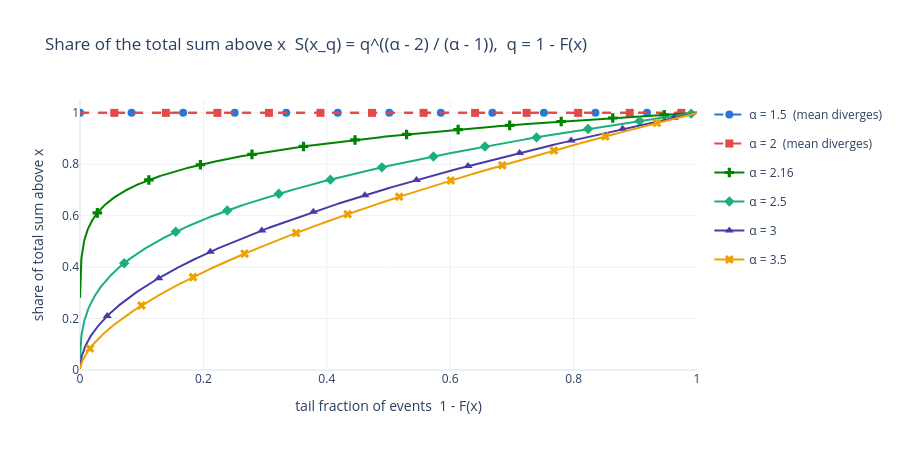

Here is the notebook cell this chart was saved with:
### Markdown cell above
## Share of the total sum above x

### Code cell
q = np.linspace(1e-4, 1, 2000)


def share_or_one(alpha: float, q: np.ndarray) -> np.ndarray:
    if alpha <= 2:
        # the mean diverges
        return np.ones_like(q)
    return top_share(alpha, q, X_MIN)


plot_alpha_comparison(
    ALPHAS,
    share_or_one,
    q,
    title="Share of the total sum above x  S(x_q) = q^((α - 2) / (α - 1)),  q = 1 - F(x)",
    x_title="tail fraction of events  1 - F(x)",
    y_title="share of total sum above x",
    log_x=False,
    dashed=lambda alpha: alpha <= 2,
    label=lambda alpha: f"α = {alpha:g}" + ("  (mean diverges)" if alpha <= 2 else ""),
)

### Figure 1 — Plotly figure (JSON) as saved in the notebook; plotly's stock layout.template omitted (floating-point values rounded to 4 significant figures; data arrays with more than 128 entries replaced by an {"elided": "..."} marker saying what was removed)
{"data": [{"hovertemplate": "α = 1.5  (mean diverges)<br>tail fraction of events  1 - F(x) = %{x:.3g}<br>share of total sum above x = %{y:.3g}<extra></extra>", "legendgroup": "1.5", "line": {"color": "#2a78d6", "dash": "dash", "width": 2}, "marker": {"color": "#2a78d6", "maxdisplayed": 12, "size": 8, "symbol": "circle"}, "mode": "lines+markers", "name": "α = 1.5  (mean diverges)", "showlegend": true, "type": "scatter", "x": {"elided": "2000 float values"}, "xaxis": "x", "y": {"elided": "2000 float values"}, "yaxis": "y"}, {"hovertemplate": "α = 2  (mean diverges)<br>tail fraction of events  1 - F(x) = %{x:.3g}<br>share of total sum above x = %{y:.3g}<extra></extra>", "legendgroup": "2.0", "line": {"color": "#e34948", "dash": "dash", "width": 2}, "marker": {"color": "#e34948", "maxdisplayed": 12, "size": 8, "symbol": "square"}, "mode": "lines+markers", "name": "α = 2  (mean diverges)", "showlegend": true, "type": "scatter", "x": {"elided": "2000 float values"}, "xaxis": "x", "y": {"elided": "2000 float values"}, "yaxis": "y"}, {"hovertemplate": "α = 2.16<br>tail fraction of events  1 - F(x) = %{x:.3g}<br>share of total sum above x = %{y:.3g}<extra></extra>", "legendgroup": "2.16", "line": {"color": "#008300", "dash": "solid", "width": 2}, "marker": {"color": "#008300", "maxdisplayed": 12, "size": 8, "symbol": "cross"}, "mode": "lines+markers", "name": "α = 2.16", "showlegend": true, "type": "scatter", "x": {"elided": "2000 float values"}, "xaxis": "x", "y": {"elided": "2000 float values"}, "yaxis": "y"}, {"hovertemplate": "α = 2.5<br>tail fraction of events  1 - F(x) = %{x:.3g}<br>share of total sum above x = %{y:.3g}<extra></extra>", "legendgroup": "2.5", "line": {"color": "#1baf7a", "dash": "solid", "width": 2}, "marker": {"color": "#1baf7a", "maxdisplayed": 12, "size": 8, "symbol": "diamond"}, "mode": "lines+markers", "name": "α = 2.5", "showlegend": true, "type": "scatter", "x": {"elided": "2000 float values"}, "xaxis": "x", "y": {"elided": "2000 float values"}, "yaxis": "y"}, {"hovertemplate": "α = 3<br>tail fraction of events  1 - F(x) = %{x:.3g}<br>share of total sum above x = %{y:.3g}<extra></extra>", "legendgroup": "3.0", "line": {"color": "#4a3aa7", "dash": "solid", "width": 2}, "marker": {"color": "#4a3aa7", "maxdisplayed": 12, "size": 8, "symbol": "triangle-up"}, "mode": "lines+markers", "name": "α = 3", "showlegend": true, "type": "scatter", "x": {"elided": "2000 float values"}, "xaxis": "x", "y": {"elided": "2000 float values"}, "yaxis": "y"}, {"hovertemplate": "α = 3.5<br>tail fraction of events  1 - F(x) = %{x:.3g}<br>share of total sum above x = %{y:.3g}<extra></extra>", "legendgroup": "3.5", "line": {"color": "#eda100", "dash": "solid", "width": 2}, "marker": {"color": "#eda100", "maxdisplayed": 12, "size": 8, "symbol": "x"}, "mode": "lines+markers", "name": "α = 3.5", "showlegend": true, "type": "scatter", "x": {"elided": "2000 float values"}, "xaxis": "x", "y": {"elided": "2000 float values"}, "yaxis": "y"}], "layout": {"height": 450, "hovermode": "x unified", "title": {"text": "Share of the total sum above x  S(x_q) = q^((α - 2) / (α - 1)),  q = 1 - F(x)"}, "width": 900, "xaxis": {"anchor": "y", "domain": [0, 1], "range": [0, 1], "title": {"text": "tail fraction of events  1 - F(x)"}}, "yaxis": {"anchor": "x", "domain": [0, 1], "range": [0, 1.05], "title": {"text": "share of total sum above x"}}}}
